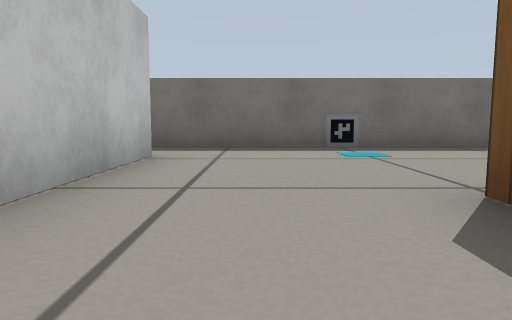
[1] (above)

20 first-person views from a walk through a world built for the Gazebo simulator. The camera is 0.23 m above the floor, tilts 6° down and sees 70° across. The floor is counted in squares, 0.5 m on a side. Each view is taken from the middle of a square. On the plan, view 1 faces up. The plan holds only what a view shows up to about 9 squares ahead; the rest is blank. Simple patterns stand in for the simulator's built-in surfaces.

[2]
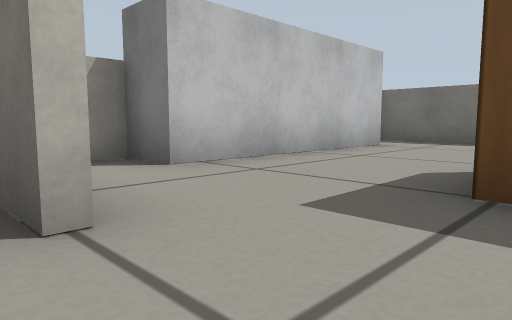

[3]
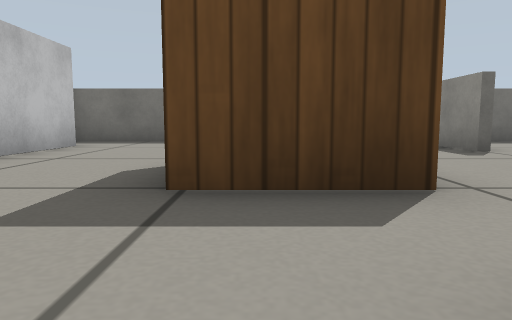

[4]
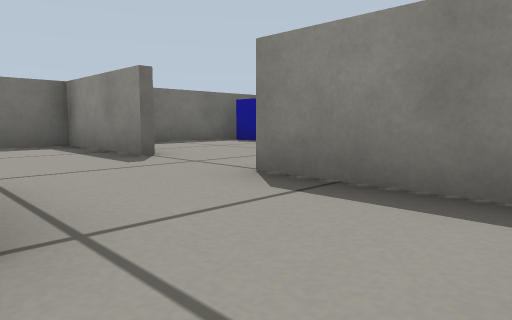

[5]
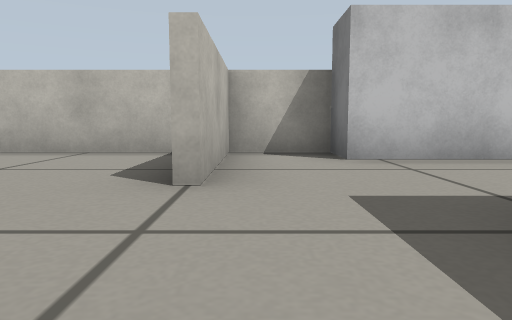

[6]
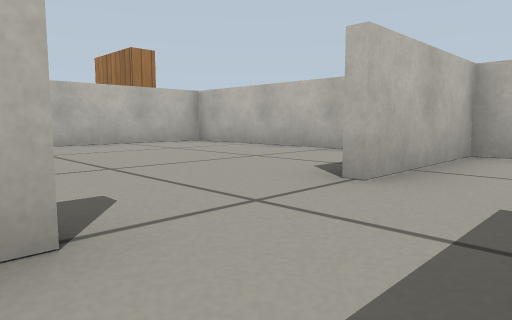

[7]
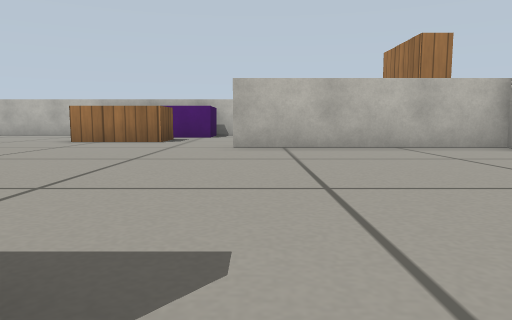

[8]
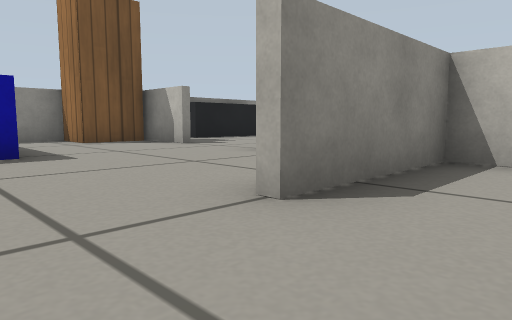

[9]
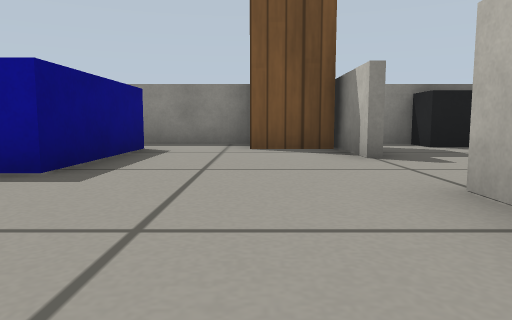

[10]
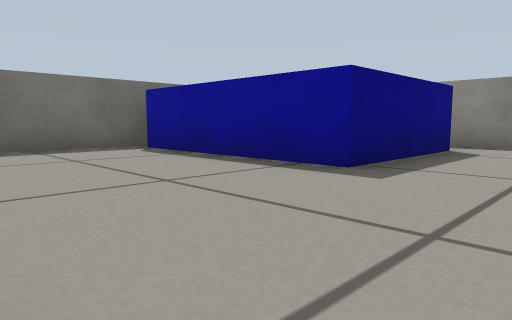

[11]
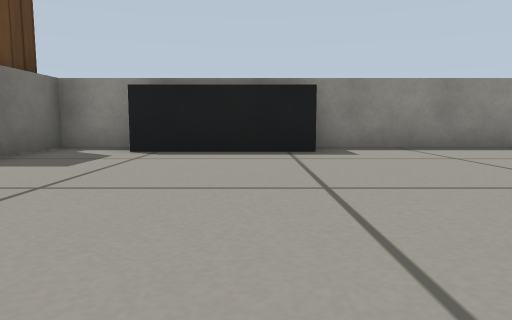

[12]
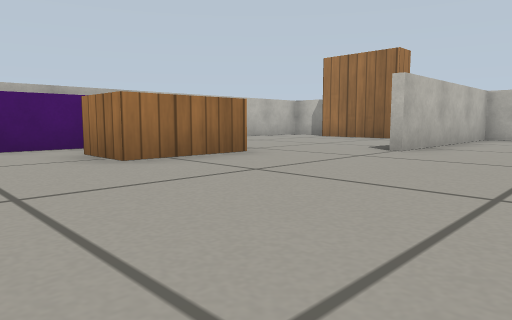

[13]
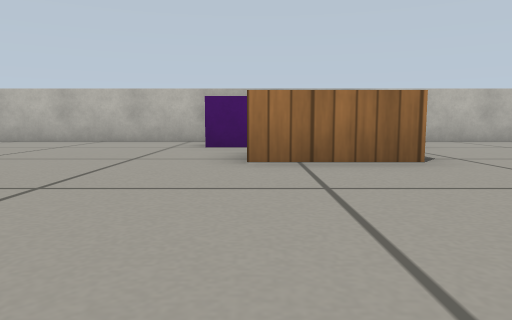

[14]
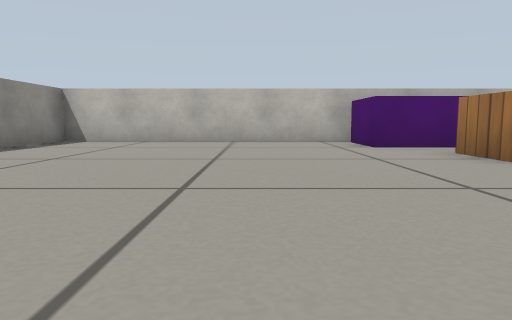

[15]
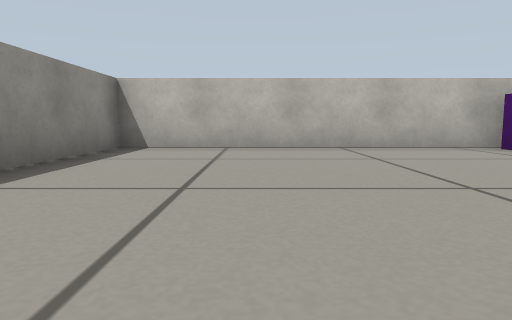

[16]
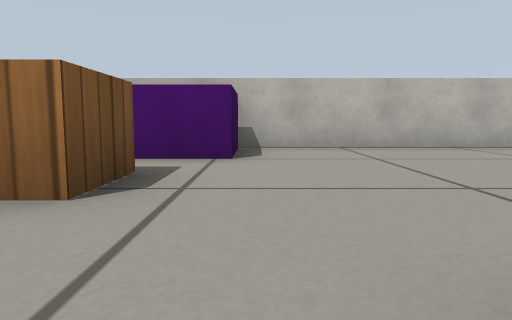

[17]
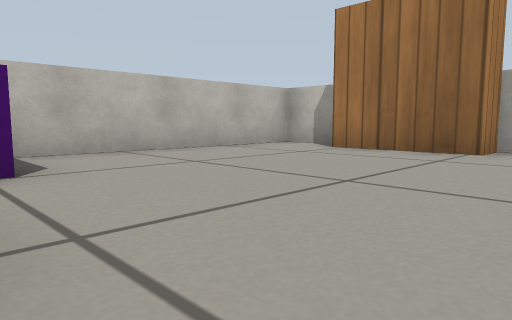

[18]
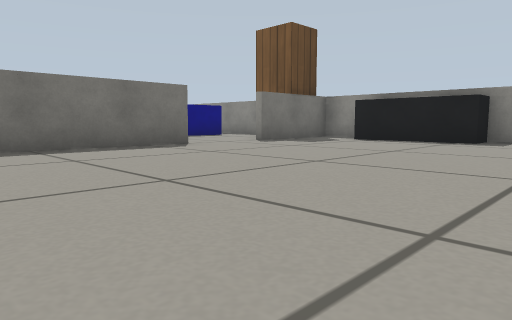

[19]
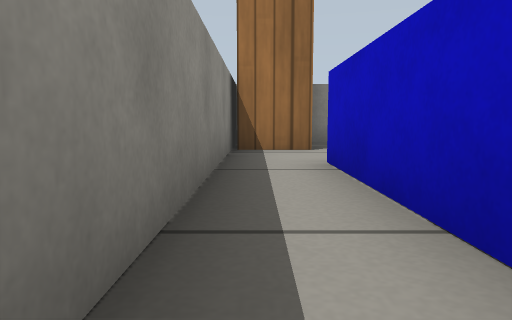

[20]
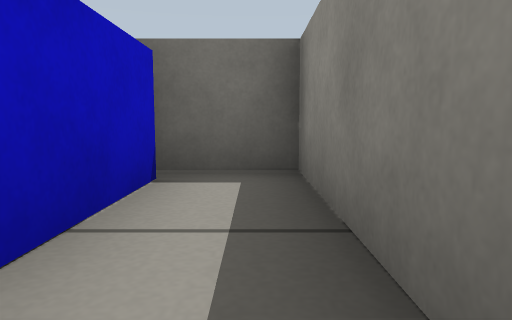

### Floor plan
Key: @ floor where view 1 was taken; # wall or solid block; . floor; M marker; C counter; B wooden box; L blue box; W wardrobe; T TV cabinet; P purple box.
Columns run from 3 left of view 1 to 14 right of it. Each row starts with its distance up from view 1.
  7  #################
  6  ...M...# ...L L.#
  5  C......#...L  L.#
  4  C......#...L  L.#
  3  C..........L  L.#
  2  C...BB.....LLLL.#
  1  C...BB.#........#
  0 #C.@....#......WW#
 -1 #.......# ....#WW#
 -2 ####..######.....#
 -3 #...............T#
 -4 #...............T
 -5 #...............T
 -6 #...............T#
 -7 #................#
 -8 ######...........#
 -9 #.......BB.......#
-10  B.....B B.......#
-11  B...... ........#
-12 #......PPPP......#
-13 #......P  P......#
-14 #######   ########

Positions as (right, up) in squares from view 1, and headings:
1: (0, 0), facing up
2: (2, -2), facing up-left
3: (2, -2), facing up
4: (3, -1), facing up-right
5: (3, -1), facing left
6: (3, 0), facing down-left
7: (2, -1), facing down
8: (4, 3), facing down-right
9: (6, 0), facing right
10: (6, 0), facing up-right
11: (7, -5), facing right
12: (8, -5), facing down-left
13: (6, -5), facing down
14: (9, -5), facing down
15: (11, -7), facing down
16: (3, -7), facing down
17: (4, -8), facing down-left
18: (4, -8), facing up-right
19: (13, 6), facing down
20: (13, 3), facing up
